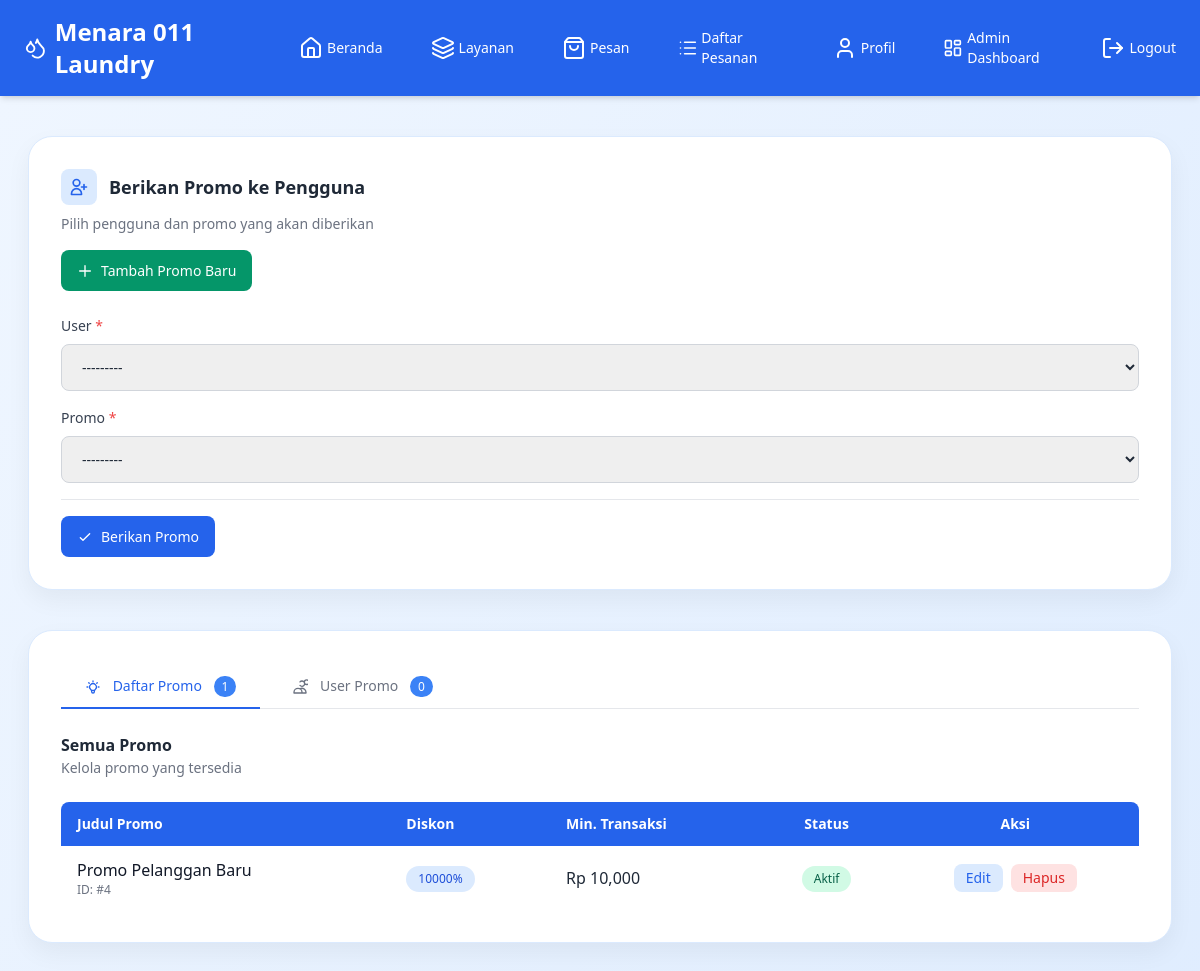
Screenshot of /order/promo/assign/ (signed in) with the database file from the repository.
### orders/models.py (models this page shows)
class Promo(models.Model):
    title = models.CharField(max_length=100)
    description = models.TextField()
    discount_amount = models.PositiveIntegerField()  # 🔥 NOMINAL
    min_transaction = models.PositiveIntegerField(default=0)
    image = models.ImageField(upload_to='promo/', blank=True, null=True)
    is_active = models.BooleanField(default=True)
    created_at = models.DateTimeField(auto_now_add=True)
    def __str__(self):
        return self.title

### orders/views.py (the view)
# urls.py: path('promo/assign/', views.assign_promo, name='promo_assign'),
@staff_member_required
def assign_promo(request):
    promos = Promo.objects.filter(is_active=True).order_by('-created_at')
    user_promos = UserPromo.objects.select_related('user', 'promo').order_by('-assigned_at')
    if request.method == 'POST':
        form = AssignPromoForm(request.POST)
        if form.is_valid():
            form.save()
            return redirect('orders:promo_assign')
    else:
        form = AssignPromoForm()
    return render(request, 'orders/assign_promo.html', {
        'form': form,
        'promos': promos,
        'user_promos': user_promos
    })

### orders/forms.py
class AssignPromoForm(forms.ModelForm):
    class Meta:
        model = UserPromo
        fields = ['user', 'promo']

### accounts/models.py (called while the page is built)
    def __str__(self):
        return f"{self.username} - {self.phone}"

### orders/templates/orders/assign_promo.html (shortened to what this page needs)
{% extends "base.html" %}
{% load widget_tweaks %}
{% load humanize %}
{% block content %}
<div class="min-h-screen bg-gradient-to-br from-blue-50 to-blue-100 py-6 sm:py-10 px-3 sm:px-4"
     x-data="{ activeTab: 'promo' }">
  <div class="max-w-7xl mx-auto space-y-6 sm:space-y-10 mobile-padding">
    <div class="card-responsive hover-card">
      <div style="display: flex; flex-direction: column; gap: 1rem; margin-bottom: 1.5rem;">
        <div>
          <div style="display: flex; align-items: center; gap: 0.75rem; margin-bottom: 0.5rem;">
            <div style="padding: 0.5rem; background-color: #dbeafe; border-radius: 0.5rem;">
              <svg style="width: 1.25rem; height: 1.25rem; color: #2563eb;" fill="none" stroke="currentColor" viewBox="0 0 24 24">
                <path stroke-linecap="round" stroke-linejoin="round" stroke-width="2" d="M18 9v3m0 0v3m0-3h3m-3 0h-3m-2-5a4 4 0 11-8 0 4 4 0 018 0zM3 20a6 6 0 0112 0v1H3v-1z" />
              </svg>
            </div>
            <h3 style="font-size: 1.125rem; font-weight: 700; color: #1f2937;">
              Berikan Promo ke Pengguna
            </h3>
          </div>
          <p style="font-size: 0.875rem; color: #6b7280;">
            Pilih pengguna dan promo yang akan diberikan
          </p>
        </div>
        <div>
          <a href="{% url 'orders:add_promo' %}" class="btn-success">
            <svg style="width: 1rem; height: 1rem;" fill="none" stroke="currentColor" viewBox="0 0 24 24">
              <path stroke-linecap="round" stroke-linejoin="round" stroke-width="2" d="M12 4v16m8-8H4" />
            </svg>
            <span>Tambah Promo Baru</span>
          </a>
        </div>
      </div>
      <form method="post" style="display: flex; flex-direction: column; gap: 1rem;">
        {% for field in form %}
        <div>
          <label class="form-label">
            {{ field.label }}
            {% if field.field.required %}<span style="color: #ef4444;">*</span>{% endif %}
          </label>
          {{ field|add_class:"form-input" }}
        </div>
        {% endfor %}
        <div style="padding-top: 1rem; border-top: 1px solid #e5e7eb;">
          <button type="submit" class="btn-primary">
            <svg style="width: 1rem; height: 1rem;" fill="none" stroke="currentColor" viewBox="0 0 24 24">
              <path stroke-linecap="round" stroke-linejoin="round" stroke-width="2" d="M5 13l4 4L19 7" />
            </svg>
            <span>Berikan Promo</span>
          </button>
        </div>
      </form>
    </div>
    <div class="card-responsive hover-card">
      <div class="tabs-container">
        <button @click="activeTab = 'promo'" :class="{ 'active': activeTab === 'promo' }" class="tab-button">
          Daftar Promo
          <span class="ml-2 px-2 py-0.5 bg-blue-500 text-white text-xs rounded-full">{{ promos.count }}</span>
        </button>
        <button @click="activeTab = 'user_promo'" :class="{ 'active': activeTab === 'user_promo' }" class="tab-button">
          <svg class="inline w-4 h-4 mr-2" fill="none" stroke="currentColor" viewBox="0 0 24 24">
            <path stroke-linecap="round" stroke-linejoin="round" stroke-width="2" d="M12 4.354a4 4 0 110 5.292M15 21H3v-1a6 6 0 0112 0v1zm0 0h6v-1a6 6 0 00-9-5.197m13.5-10a3.5 3.5 0 11-7 0 3.5 3.5 0 017 0z" />
          </svg>
          User Promo
          <span class="ml-2 px-2 py-0.5 bg-blue-500 text-white text-xs rounded-full">{{ user_promos.count }}</span>
        </button>
      </div>
      <div x-show="activeTab === 'promo'" class="tab-content" :class="{ 'active': activeTab === 'promo' }">
        <div>
          <div style="display: flex; justify-content: space-between; align-items: center; margin-bottom: 1.5rem;">
            <div>
              <h2 style="font-size: 1rem; font-weight: 600; color: #1f2937;">Semua Promo</h2>
              <p style="font-size: 0.875rem; color: #6b7280;">Kelola promo yang tersedia</p>
            </div>
          </div>
          {% if promos %}
          <div class="overflow-x-auto">
            <table class="min-w-full bg-white rounded-lg overflow-hidden">
              <thead class="bg-blue-600 text-white">
                <tr>
                  <th class="px-4 py-3 text-left text-sm font-semibold">Judul Promo</th>
                  <th class="px-4 py-3 text-left text-sm font-semibold">Diskon</th>
                  <th class="px-4 py-3 text-left text-sm font-semibold">Min. Transaksi</th>
                  <th class="px-4 py-3 text-center text-sm font-semibold">Status</th>
                  <th class="px-4 py-3 text-center text-sm font-semibold">Aksi</th>
                </tr>
              </thead>
              <tbody class="divide-y divide-gray-200">
                {% for promo in promos %}
                <tr class="hover:bg-gray-50">
                  <td class="px-4 py-3">
                    <div class="font-medium text-gray-900">{{ promo.title }}</div>
                    <div class="text-xs text-gray-500">ID: #{{ promo.id }}</div>
                  </td>
                  <td class="px-4 py-3">
                    <span class="badge badge-blue">{{ promo.discount_amount }}%</span>
                  </td>
                  <td class="px-4 py-3 font-medium">Rp {{ promo.min_transaction|intcomma }}</td>
                  <td class="px-4 py-3 text-center">
                    <span class="badge {% if promo.is_active %}badge-green{% else %}badge-gray{% endif %}">
                      {% if promo.is_active %}Aktif{% else %}Nonaktif{% endif %}
                    </span>
                  </td>
                  <td class="px-4 py-3 text-center">
                    <div class="flex justify-center gap-2">
                      <a href="{% url 'orders:promo_edit' promo.id %}"
                         class="bg-blue-100 text-blue-600 px-3 py-1 rounded-lg text-sm hover:bg-blue-200 transition">
                        Edit
                      </a>
                      <button onclick="confirmDeletePromo('{{ promo.id }}', '{{ promo.title|escapejs }}')"
                              class="bg-red-100 text-red-600 px-3 py-1 rounded-lg text-sm hover:bg-red-200 transition">
                        Hapus
                      </button>
                    </div>
                  </td>
                </tr>
                {% endfor %}
              </tbody>
            </table>
          </div>
          {% else %}
          <div class="text-center py-8 bg-gray-50 rounded-lg">
            <p class="text-gray-500">Belum ada promo</p>
            <p class="text-gray-400 text-sm mt-1">Klik "Tambah Promo Baru" untuk menambahkan</p>
          </div>
          {% endif %}
        </div>
      </div>
    </div>
  </div>
</div>
{% endblock %}

### orders/templates/orders/assign_promo.html (style rules this page uses)
.card-responsive { background-color: white; border-radius: 0.75rem; box-shadow: 0 10px 25px rgba(0, 0, 0, 0.05); border: 1px solid #dbeafe; padding: 1rem; }
@media (min-width: 640px) { .card-responsive { border-radius: 1rem; padding: 1.5rem; } }
@media (min-width: 1024px) { .card-responsive { border-radius: 1.5rem; padding: 2rem; } }
.btn-primary { display: inline-flex; align-items: center; justify-content: center; gap: 0.5rem; background-color: #2563eb; color: white; padding: 0.625rem 1rem; border-radius: 0.5rem; font-weight: 500; font-size: 0.875rem; transition: all 0.2s; border: none; cursor: pointer; text-decoration: none; }
.btn-success { display: inline-flex; align-items: center; justify-content: center; gap: 0.5rem; background-color: #059669; color: white; padding: 0.625rem 1rem; border-radius: 0.5rem; font-weight: 500; font-size: 0.875rem; transition: all 0.2s; border: none; cursor: pointer; text-decoration: none; }
.form-input { width: 100%; padding: 0.75rem 1rem; border: 1px solid #d1d5db; border-radius: 0.5rem; font-size: 0.875rem; transition: all 0.2s; }
.form-label { display: block; font-size: 0.875rem; font-weight: 500; color: #374151; margin-bottom: 0.5rem; }
.badge { display: inline-flex; align-items: center; padding: 0.25rem 0.75rem; border-radius: 9999px; font-size: 0.75rem; font-weight: 500; }
.badge-blue { background-color: #dbeafe; color: #1d4ed8; }
.badge-green { background-color: #d1fae5; color: #065f46; }
.tabs-container { display: flex; gap: 0.5rem; margin-bottom: 1.5rem; border-bottom: 1px solid #e5e7eb; padding-bottom: 0; }
.tab-button { padding: 0.75rem 1.5rem; font-size: 0.875rem; font-weight: 500; color: #6b7280; background: transparent; border: none; cursor: pointer; transition: all 0.2s; position: relative; }
.tab-button.active { color: #2563eb; }
.tab-button.active::after { content: ''; position: absolute; bottom: -1px; left: 0; right: 0; height: 2px; background-color: #2563eb; }
.tab-content { display: none; animation: fadeIn 0.3s ease-out; }
.tab-content.active { display: block; }
.mobile-padding { padding-left: 0.75rem; padding-right: 0.75rem; }
.hover-card { transition: all 0.2s; }

### rows the page displays
Promo: title "Promo Pelanggan Baru", id "4", discount_amount "10000", min_transaction "10,000", is_active "Aktif"

### other values shown
{{ field.label }} "User" "Promo"
{{ promos.count }} "1"
{{ user_promos.count }} "0"
